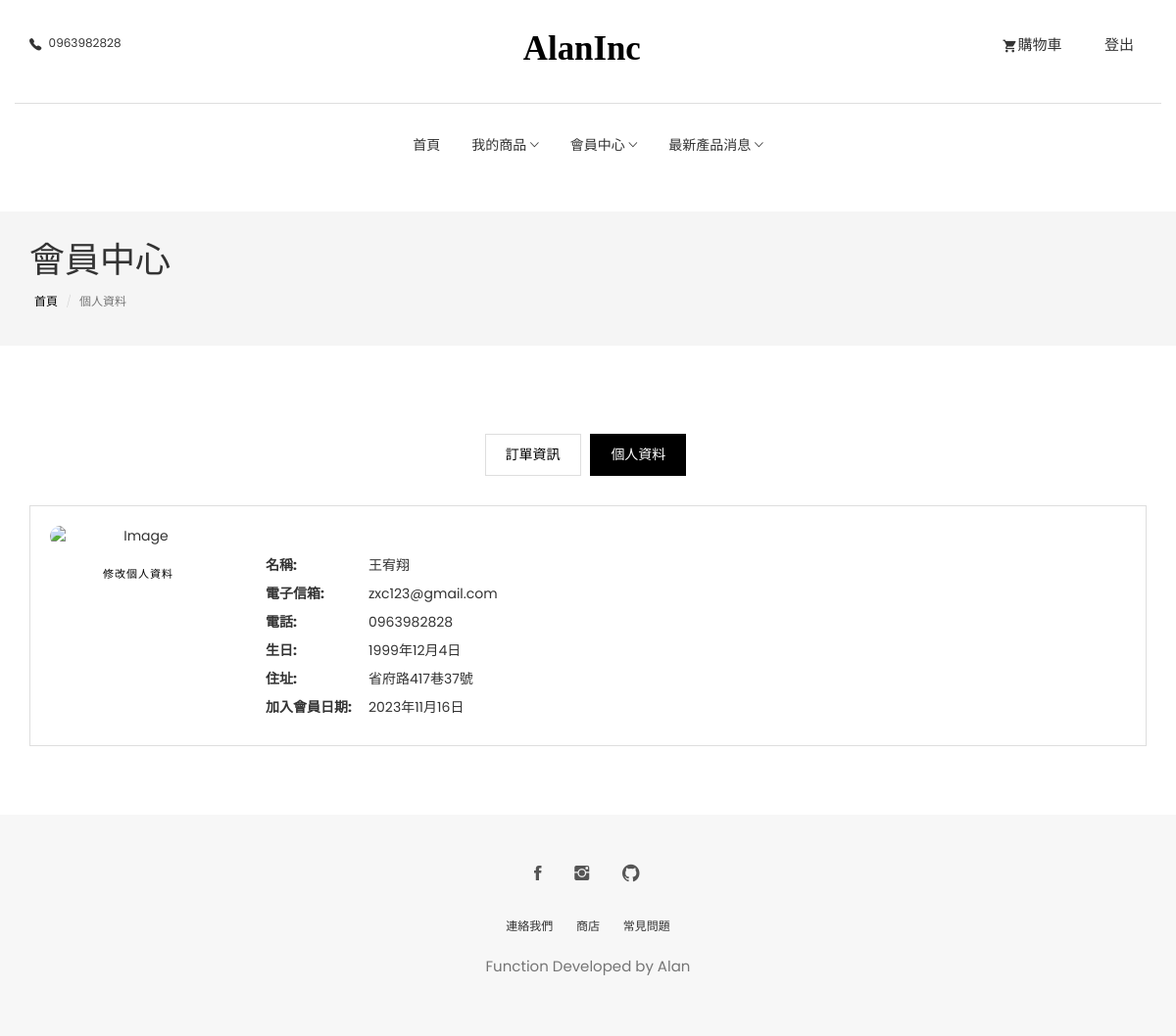
/profile-details/ (signed in), run on the app's committed database.
### member/models.py (models this page shows, shortened)
class memberModels(models.Model):
    username = models.CharField(verbose_name='用戶名稱', max_length=50)
    email = models.EmailField(verbose_name='電子信箱', max_length=200)
    password = models.CharField(verbose_name='密碼', max_length=200)
    birthday = models.DateField(verbose_name="生日")
    mobile = models.CharField(verbose_name="行動電話", max_length=20)
    address = models.CharField(verbose_name="地址", max_length=200)
    c_date = models.DateField(verbose_name="創立日期", auto_now=True)
    user_img = models.ImageField(verbose_name="用戶大頭貼", upload_to="user_img", max_length=200, null=True)
    class Meta:
        db_table = "member"
        verbose_name_plural = '會員管理'
        verbose_name = '會員管理'

### member/views.py (the view, shortened to what this page needs)
# urls.py: path('profile-details/', show_profile),
def show_profile(request):
    if 'Alan' in request.session and 'userEmail' in request.session:
        target_email = request.session['userEmail']
        member = memberModels.objects.get(email=target_email)
        member_name = member.username
        member_email = member.email
        member_phone = member.mobile
        member_address = member.address
        member_birthday = member.birthday
        member_img = member.user_img
        member_create_date = member.c_date
    else:
        redirect('/login')
    return render(request, 'profile-details.html', locals())

### templates/profile-details.html
{% extends 'base.html' %}
{% load static %}
{% block mainarea %}
<section class="page-header">
	<div class="container">
		<div class="row">
			<div class="col-md-12">
				<div class="content">
					<h1 class="page-name">會員中心</h1>
					<ol class="breadcrumb">
						<li><a href="/index">首頁</a></li>
						<li class="active">個人資料</li>
					</ol>
				</div>
			</div>
		</div>
	</div>
</section>
<section class="user-dashboard page-wrapper">
  <div class="container">
    <div class="row">
      <div class="col-md-12">
        <ul class="list-inline dashboard-menu text-center">
          <li><a href="/order">訂單資訊</a></li>
          <li><a class="active"  href="/profile-details">個人資料</a></li>
        </ul>
        <div class="dashboard-wrapper dashboard-user-profile">
          <div class="media">
            <div class="pull-left text-center">
              <img class="media-object user-img" src="{% if member_img  %}{{ member_img.url }}{% else %}{% endif %}" alt="Image">
              <a href="/edit-profile" class="btn btn-transparent mt-20">修改個人資料</a>
            </div>
            <div class="media-body">
              <ul class="user-profile-list">
                <li><span>名稱:</span>{{ member_name }}</li>
                <li><span>電子信箱:</span>{{ member_email }}</li>
                <li><span>電話:</span>{{ member_phone }}</li>
                <li><span>生日:</span>{{ member_birthday }}</li>
                <li><span>住址:</span>{{ member_address }}</li>
                <li><span>加入會員日期:</span>{{ member_create_date }}</li>
              </ul>
            </div>
          </div>
        </div>
      </div>
    </div>
  </div>
</section>
{% endblock %}

### static/css/style.css (style rules this page uses)
body { line-height: 1.5; font-family: "Poppins", sans-serif; -webkit-font-smoothing: antialiased; }
h1, h2, h3, h4, h5, h6 { font-family: "Poppins", sans-serif; }
h1, h2, h3, h4, h5, h6 { font-weight: 400; }
ol, ul { margin: 0; padding: 0; list-style: none; }
a, a:focus, a:hover { text-decoration: none; outline: 0; color: #000; }
.btn-main, .btn-small, .btn-transparent, .btn-solid-border { background: #000; color: #fff; display: inline-block; font-size: 11px; letter-spacing: 1px; padding: 14px 35px; text-transform: uppercase; font-weight: 200; border-radius: 0; }
.btn-transparent { background: transparent; padding: 0; color: #000; }
.mt-20 { margin-top: 20px; }
.page-header { background: #f5f5f5; margin-top: 20px; border-bottom: none; padding: 30px 0; }
.page-header h1 { font-weight: 200; margin: 0 0 6px 0; }
.page-header .breadcrumb { background: transparent; padding: 5px; margin: 0; }
.page-header .breadcrumb li { font-weight: 200; font-size: 12px; }
.page-header .breadcrumb li a { color: #000; }
.page-wrapper { padding: 70px 0; }
.dashboard-menu .active { background: #000; color: #fff; border: 1px solid #000; }
.dashboard-menu li { padding: 0; margin: 0 3px; }
.dashboard-menu li a { padding: 10px 20px; border: 1px solid #dedede; display: inline-block; }
.dashboard-wrapper { border: 1px solid #dedede; margin-top: 30px; padding: 20px; }
.dashboard-wrapper .user-img { width: 120px; border-radius: 100px; }
.dashboard-user-profile .user-img { width: 180px; }
.dashboard-user-profile .user-profile-list { margin-top: 30px; padding-left: 30px; }
.dashboard-user-profile .user-profile-list li { margin-bottom: 8px; }
.dashboard-user-profile .user-profile-list span { font-weight: bold; margin-right: 5px; width: 100px; display: inline-block; }

### data on the page
memberModels: username "王宥翔", email "zxc123@gmail.com", mobile "0963982828", birthday "1999年12月4日", address "省府路417巷37號", c_date "2023年11月16日"
